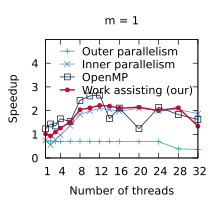

The gnuplot source for this figure:
set title "m = 1"
set terminal pdf size 2.2,2.0
set output "./results/Compactions_n___4,194,304,_m___1.pdf"
set key on
set key top left Left reverse
set key samplen 1.4
set xrange [1:32]
set xtics (1, 4, 8, 12, 16, 20, 24, 28, 32)
set xlabel "Number of threads"
set yrange [0:5]
set ytics (0, 1, 2, 3, 4)
set ylabel "Speedup"
plot './results/Compactions_n___4,194,304,_m___1.dat' using 1:2 title "Outer parallelism" pointsize 0.7 lw 1 pt 1 linecolor rgb "#24A793" with linespoints, \
  './results/Compactions_n___4,194,304,_m___1.dat' using 1:3 title "Inner parallelism" pointsize 0.7 lw 1 pt 2 linecolor rgb "#5287C6" with linespoints, \
  './results/Compactions_n___4,194,304,_m___1.dat' using 1:4 title "OpenMP" pointsize 0.7 lw 1 pt 4 linecolor rgb "#001240" with linespoints, \
  './results/Compactions_n___4,194,304,_m___1.dat' using 1:5 title "Work assisting (our)" pointsize 0.4 lw 2 pt 7 linecolor rgb "#C00A35" with linespoints
